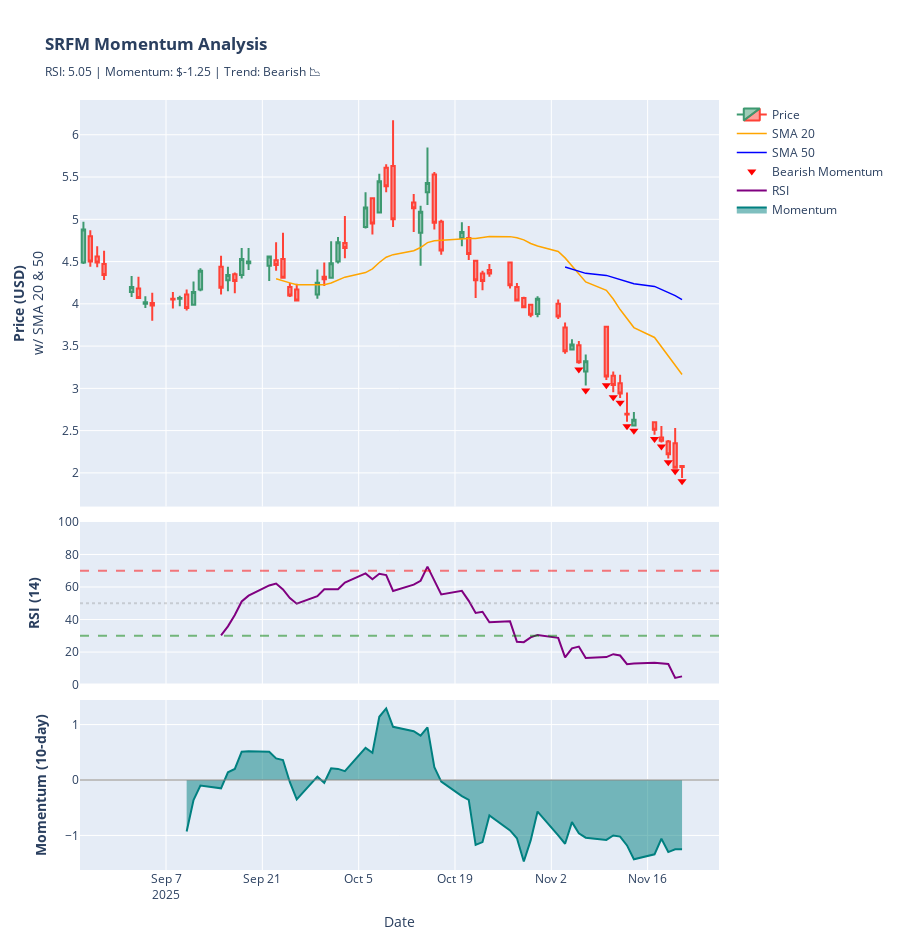

Notebook code for this chart:
### Code cell
def plot_momentum_candlestick(df, symbol):
    """
    Plot candlestick chart with momentum indicators
    """
    # Create subplots: candlestick on top, RSI and momentum below
    fig = make_subplots(
        rows=3, cols=1,
        shared_xaxes=True,
        vertical_spacing=0.02,
        row_heights=[0.55, 0.22, 0.23]
    )
    
    # Add candlestick chart
    fig.add_trace(
        go.Candlestick(
            x=df['date'],
            open=df['open'],
            high=df['high'],
            low=df['low'],
            close=df['close'],
            name='Price'
        ),
        row=1, col=1
    )
    
    # Add moving averages
    fig.add_trace(
        go.Scatter(
            x=df['date'], 
            y=df['sma_20'],
            name='SMA 20',
            line=dict(color='orange', width=1.5)
        ),
        row=1, col=1
    )
    
    fig.add_trace(
        go.Scatter(
            x=df['date'], 
            y=df['sma_50'],
            name='SMA 50',
            line=dict(color='blue', width=1.5)
        ),
        row=1, col=1
    )
    
    # Add bullish/bearish momentum markers
    bullish_points = df[df['bullish_momentum']]
    bearish_points = df[df['bearish_momentum']]
    
    if not bullish_points.empty:
        fig.add_trace(
            go.Scatter(
                x=bullish_points['date'],
                y=bullish_points['high'] * 1.02,
                mode='markers',
                marker=dict(symbol='triangle-up', size=8, color='green'),
                name='Bullish Momentum',
                showlegend=True
            ),
            row=1, col=1
        )
    
    if not bearish_points.empty:
        fig.add_trace(
            go.Scatter(
                x=bearish_points['date'],
                y=bearish_points['low'] * 0.98,
                mode='markers',
                marker=dict(symbol='triangle-down', size=8, color='red'),
                name='Bearish Momentum',
                showlegend=True
            ),
            row=1, col=1
        )
    
    # Add RSI
    fig.add_trace(
        go.Scatter(
            x=df['date'],
            y=df['rsi'],
            name='RSI',
            line=dict(color='purple', width=2)
        ),
        row=2, col=1
    )
    
    # Add RSI overbought/oversold lines
    fig.add_hline(y=70, line_dash="dash", line_color="red", opacity=0.5, row=2, col=1)
    fig.add_hline(y=30, line_dash="dash", line_color="green", opacity=0.5, row=2, col=1)
    fig.add_hline(y=50, line_dash="dot", line_color="gray", opacity=0.3, row=2, col=1)
    
    # Add Momentum
    fig.add_trace(
        go.Scatter(
            x=df['date'],
            y=df['momentum'],
            name='Momentum',
            line=dict(color='teal', width=2),
            fill='tozeroy'
        ),
        row=3, col=1
    )
    
    # Add zero line for momentum
    fig.add_hline(y=0, line_dash="solid", line_color="gray", opacity=0.5, row=3, col=1)
    
    # Update layout
    fig.update_layout(
        height=950,
        title=f'<b>{symbol.upper()} Momentum Analysis</b><br>' +
              f'<sub>RSI: {df["rsi"].iloc[-1]:.2f} | ' +
              f'Momentum: ${df["momentum"].iloc[-1]:.2f} | ' +
              f'Trend: {"Bullish 📈" if df["bullish_momentum"].iloc[-1] else "Bearish 📉" if df["bearish_momentum"].iloc[-1] else "Neutral ➡️"}</sub>',
        hovermode='x unified',
        showlegend=True,
        xaxis3_title='Date',
        margin=dict(t=100, b=80),
        xaxis_rangeslider_visible=False,
        xaxis2_rangeslider_visible=False,
        xaxis3_rangeslider_visible=False
    )
    
    # Update y-axes with descriptive titles
    fig.update_yaxes(title_text="<b>Price (USD)</b><br>w/ SMA 20 & 50", row=1, col=1)
    fig.update_yaxes(title_text="<b>RSI (14)</b>", row=2, col=1, range=[0, 100])
    fig.update_yaxes(title_text="<b>Momentum (10-day)</b>", row=3, col=1)
    
    return fig

# Create and display the visualization
momentum_fig = plot_momentum_candlestick(df, stock)
momentum_fig.show()
